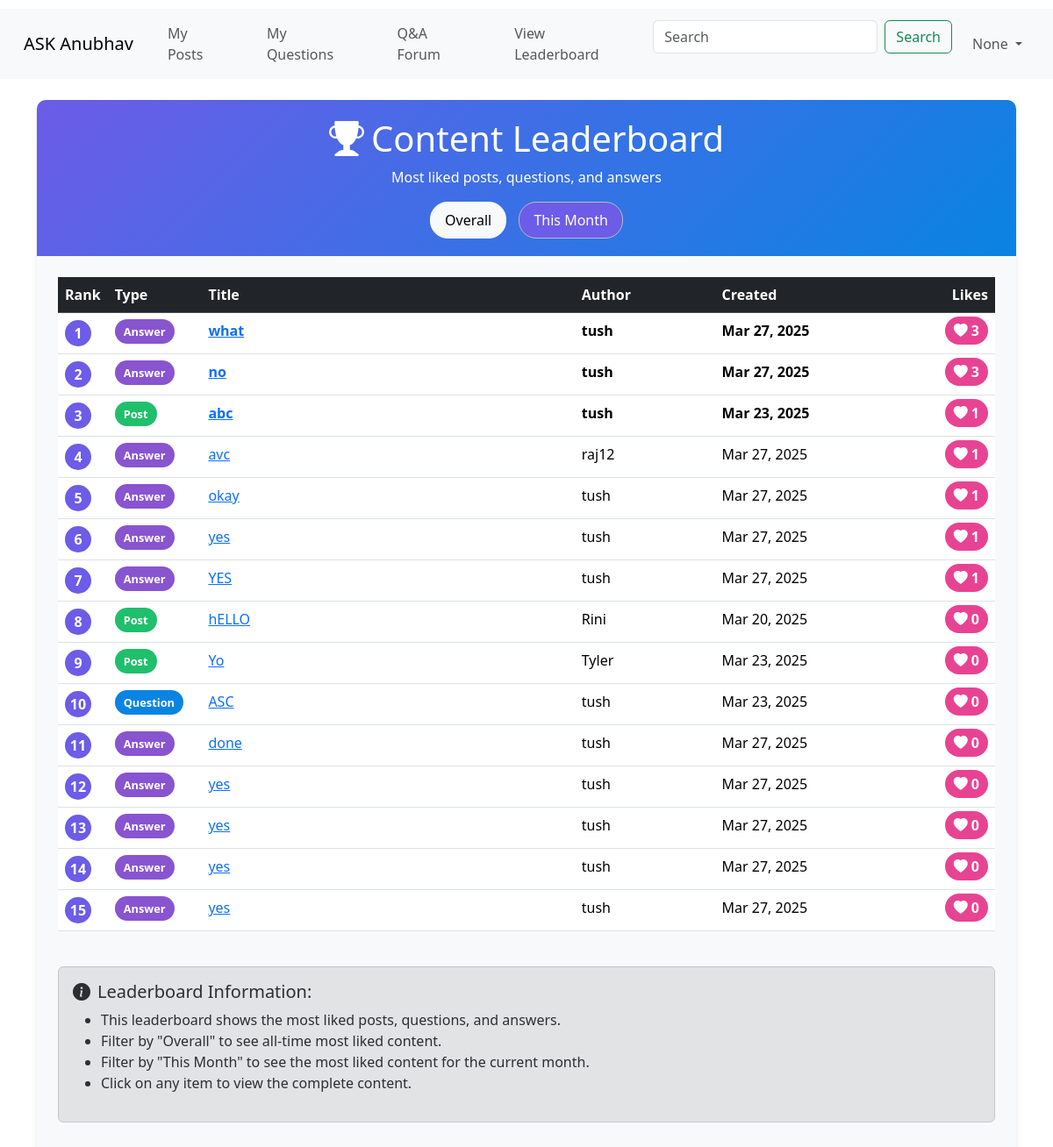
Before: /leaderboard?filter=month with the older database file.
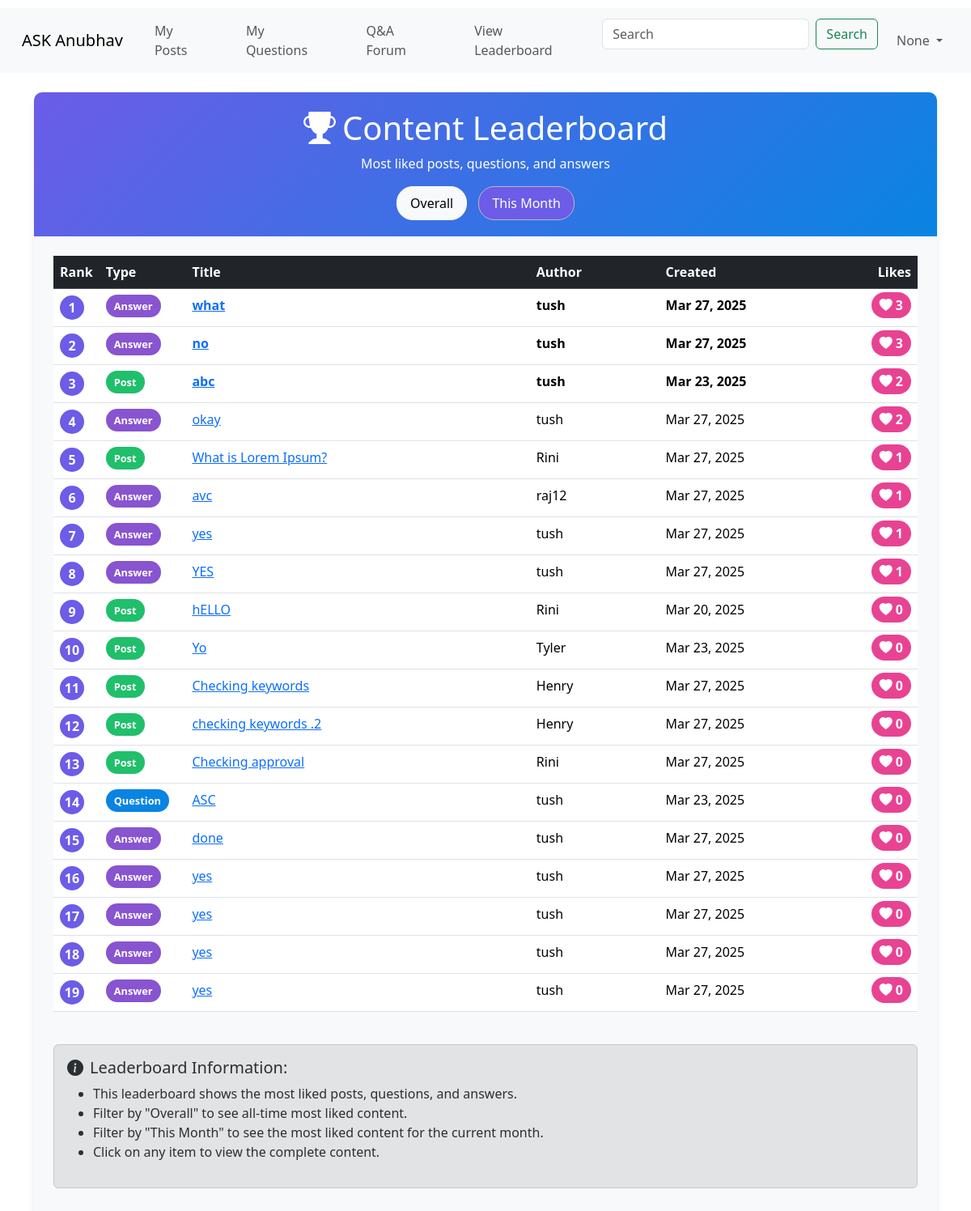
After: the same page with the newer database file.
### merged.py (models this page shows, shortened)
class User(db.Model):
    student_id = db.Column(db.Integer, primary_key=True)
    username = db.Column(db.String(100), nullable=False, unique=True)
    password = db.Column(db.String(100), nullable=False)
    is_faculty = db.Column(db.Boolean, default=False)
    email = db.Column(db.String(120), unique=True)

class Post(db.Model):
    __tablename__ = 'post'
    id = db.Column(db.Integer, primary_key=True)
    title = db.Column(db.String(100), nullable=False)
    body = db.Column(db.Text, nullable=False)
    keywords = db.Column(db.String(255))
    date_of_post = db.Column(db.DateTime, default=lambda: datetime.now(timezone.utc))
    student_id = db.Column(db.Integer, nullable=False)
    like_count = db.Column(db.Integer, default=0)
    tags = db.relationship('Tag', secondary=post_tags, lazy='subquery', backref=db.backref('posts', lazy=True))
    approval = db.relationship('PostApproval', uselist=False, back_populates='post')

### merged.py (the view)
@app.route('/leaderboard')
def leaderboard():
    filter_type = request.args.get('filter', 'overall')
    posts_query = """
        SELECT
            'post' as content_type,
            p.id,
            p.title,
            p.like_count,
            u.username as author,
            p.date_of_post as date_created
        FROM
            post p
        JOIN
            user u ON p.student_id = u.student_id
    """
    questions_query = """
        SELECT
            'question' as content_type,
            q.id,
            q.title,
            q.like_count,
            u.username as author,
            p.date_of_post as date_created
        FROM
            question q
        JOIN
            user u ON q.student_id = u.student_id
        JOIN
            post p ON q.post_id = p.id
    """
    answers_query = """
        SELECT
            'answer' as content_type,
            a.id,
            CASE
                WHEN LENGTH(a.body) > 30 THEN SUBSTR(a.body, 1, 30) || '...'
                ELSE a.body
            END as title,
            a.like_count,
            u.username as author,
            CURRENT_TIMESTAMP as date_created
        FROM
            answer a
        JOIN
            user u ON a.student_id = u.student_id
    """
    if filter_type == 'month':
        first_day = datetime.now().replace(day=1, hour=0, minute=0, second=0, microsecond=0)
        posts_query += f" WHERE p.date_of_post >= '{first_day}'"
        questions_query += f" WHERE p.date_of_post >= '{first_day}'"
    combined_query = f"""
        {posts_query}
        UNION ALL
        {questions_query}
        UNION ALL
        {answers_query}
        ORDER BY like_count DESC
        LIMIT 30
    """
    results = db.session.execute(text(combined_query))
    leaderboard_data = []
    rank = 1
    for row in results:
        leaderboard_data.append({
            'rank': rank,
            'content_type': row.content_type,
            'id': row.id,
            'title': row.title if row.title else 'Untitled',
            'like_count': row.like_count or 0,
            'author': row.author,
            'date_created': row.date_created
        })
        rank += 1
    return render_template('ASK_Anubhav/Student/leaderboard.html', leaderboard=leaderboard_data, filter_type=filter_type, username=session.get('username'))

### merged.py (called while the page is built)
@app.context_processor
def inject_session():
    try:
        return dict(session=session)  # Inject session into all templates
    except Exception as e:
        print("Session not created due to: {str(e)}")
        return dict(session={})

@app.template_filter('datetime')
def format_datetime(value):
    if not value:
        return ""
    if isinstance(value, str):
        try:
            value = datetime.fromisoformat(value.replace('Z', '+00:00'))
        except Exception:
            try:
                value = datetime.strptime(value, '%Y-%m-%d %H:%M:%S')
            except Exception:
                return value
    return value.strftime('%b %d, %Y')

### templates/ASK_Anubhav/Student/leaderboard.html (shortened to what this page needs)
<!DOCTYPE html>
<html lang="en">
<head>
  <link rel="stylesheet" href="{{ url_for('static', filename='style.css') }}">
  <link href="https://cdn.jsdelivr.net/npm/bootstrap@5.3.3/dist/css/bootstrap.min.css" rel="stylesheet">
  <link href="https://cdn.jsdelivr.net/npm/bootstrap-icons/font/bootstrap-icons.css" rel="stylesheet">
</head>
<body>
    <nav class="navbar navbar-expand-lg bg-body-tertiary">
        <div class="container-fluid">
          <a class="navbar-brand" href="{{ url_for('index') }}">ASK Anubhav</a>
          <div class="collapse navbar-collapse" id="navbarSupportedContent">
            <ul class="navbar-nav me-auto mb-2 mb-lg-0">
              <li class="nav-item">
                <a class="nav-link" aria-current="page" href="{{ url_for('my_posts') }}">My Posts</a>
              </li>
              <li class="nav-item">
                <a class="nav-link" href="{{ url_for('my_questions') }}">My Questions</a>
              </li>
              <li class="nav-item">
                <a class="nav-link" href="{{ url_for('qa_forum') }}">Q&A Forum</a>
              </li>
              <li class="nav-item">
                <a class="nav-link" href="{{ url_for('leaderboard') }}">View Leaderboard</a>
              </li>
            </ul>
            <form class="d-flex mb-3" method="GET" action="{{ url_for('index') }}">
              <input class="form-control me-2" type="search" name="search" placeholder="Search" value="{{ search_query }}"
                aria-label="Search">
              <button class="btn btn-outline-success" type="submit">Search</button>
            </form>
            <ul class="navbar-nav">
              <li class="nav-item dropdown">
                <a class="nav-link dropdown-toggle" href="#" id="navbarDropdown" role="button" data-bs-toggle="dropdown"
                  aria-expanded="false">
                  {{ username }}
                </a>
              </li>
            </ul>
          </div>
        </div>
      </nav>
  <div class="container mt-4">
      <div class="leaderboard-card">
          <div class="leaderboard-header">
              <h1><i class="bi bi-trophy-fill me-2"></i>Content Leaderboard</h1>
              <p class="mb-0">Most liked posts, questions, and answers</p>
              <div class="mt-3">
                  <a href="{{ url_for('leaderboard', filter='overall') }}"
                     class="btn btn-light filter-btn {% if filter_type == 'overall' %}active{% endif %}">
                      Overall
                  </a>
                  <a href="{{ url_for('leaderboard', filter='month') }}"
                     class="btn btn-light filter-btn {% if filter_type == 'month' %}active{% endif %}">
                      This Month
                  </a>
              </div>
          </div>
          <div class="p-4">
              {% if leaderboard %}
                  <div class="table-responsive">
                      <table class="table table-hover">
                          <thead class="table-dark">
                              <tr>
                                  <th width="5%">Rank</th>
                                  <th width="10%">Type</th>
                                  <th width="40%">Title</th>
                                  <th width="15%">Author</th>
                                  <th width="15%">Created</th>
                                  <th width="15%" class="text-end">Likes</th>
                              </tr>
                          </thead>
                          <tbody>
                              {% for item in leaderboard %}
                                  <tr class="{% if item.rank == 1 %}rank-1{% elif item.rank == 2 %}rank-2{% elif item.rank == 3 %}rank-3{% endif %}">
                                      <td>
                                          <div class="rank-badge">{{ item.rank }}</div>
                                      </td>
                                      <td>
                                          <span class="type-badge type-{{ item.content_type }}">
                                              {{ item.content_type|capitalize }}
                                          </span>
                                      </td>
                                      <td>
                                        {% if item.content_type == 'post' %}
                                            <a href="{{ url_for('view_post', post_id=item.id) }}">{{ item.title }}</a>
                                        {% elif item.content_type == 'question' %}
                                            <a href="{{ url_for('qa_forum') }}#question-{{ item.id }}">{{ item.title }}</a>
                                        {% else %}
                                            <a href="{{ url_for('qa_forum') }}#answer-{{ item.id }}">{{ item.title }}</a>
                                        {% endif %}
                                    </td>
                                      <td>{{ item.author }}</td>
                                      <td>{{ item.date_created|datetime }}</td>
                                      <td class="text-end">
                                          <span class="like-badge">
                                              <i class="bi bi-heart-fill me-1"></i>{{ item.like_count }}
                                          </span>
                                      </td>
                                  </tr>
                              {% endfor %}
                          </tbody>
                      </table>
                  </div>
              {% else %}
                  <div class="alert alert-info">
                      <i class="bi bi-info-circle-fill me-2"></i>No liked content found for the selected period.
                  </div>
              {% endif %}
              <div class="mt-4 alert alert-secondary">
                  <h5><i class="bi bi-info-circle-fill me-2"></i>Leaderboard Information:</h5>
                  <ul>
                      <li>This leaderboard shows the most liked posts, questions, and answers.</li>
                      <li>Filter by "Overall" to see all-time most liked content.</li>
                      <li>Filter by "This Month" to see the most liked content for the current month.</li>
                      <li>Click on any item to view the complete content.</li>
                  </ul>
              </div>
          </div>
      </div>
  </div>
</body>
</html>

### static/ASK_Anubhav/style.css (style rules this page uses)
:root { --color-bg: #69F7BE; --color-text-main: #000000; --color-primary: #FFFF00; --wrapper-height: 87vh; --image-max-width: 300px; --image-margin: 3rem; --font-family: "HK Grotesk"; --font-family-header: "HK Grotesk"; }
* { box-sizing: border-box; }
body { font-family: HK Grotesk; background-color: var(--color-bg); }
button, input { font-family: inherit; font-size: 100%; background: #FFFFFF; border: 1px solid #000000; box-sizing: border-box; border-radius: 4px; padding: 0.5rem 1rem; transition: 500ms; }
nav { margin-top: 10px; position: relative; }
nav a { margin: 0 15px; text-decoration: none; color: #333; font-size: 1.2em; transition: color 0.3s; }

### templates/ASK_Anubhav/Student/leaderboard.html (style rules this page uses)
.leaderboard-card { background-color: #f8f9fa; border-radius: 10px; box-shadow: 0 4px 6px rgba(0, 0, 0, 0.1); overflow: hidden; }
.leaderboard-header { background: linear-gradient(135deg, #6c5ce7, #0984e3); color: white; padding: 20px; text-align: center; }
.type-badge { padding: 5px 10px; border-radius: 20px; font-size: 0.8rem; font-weight: bold; }
.type-post { background-color: #20bf6b; color: white; }
.type-question { background-color: #0984e3; color: white; }
.type-answer { background-color: #8854d0; color: white; }
.like-badge { background-color: #e84393; color: white; border-radius: 20px; padding: 5px 10px; font-weight: bold; }
.rank-badge { background-color: #6c5ce7; color: white; border-radius: 50%; width: 30px; height: 30px; display: flex; align-items: center; justify-content: center; font-weight: bold; }
.rank-1, .rank-2, .rank-3 { font-weight: bold; }
.rank-1 { background-color: rgba(255, 215, 0, 0.2); }
.rank-2 { background-color: rgba(192, 192, 192, 0.2); }
.rank-3 { background-color: rgba(205, 127, 50, 0.2); }
.filter-btn { border-radius: 20px; padding: 8px 16px; margin: 0 5px; }
.filter-btn.active { background-color: #6c5ce7; color: white; }

Changed rows visible on the page:
computed for User "tush": rank "5" → "4"; like_count "1" → "2"; rank "6" → "7"; rank "7" → "8"; rank "10" → "14"; rank "11" → "15"; rank "12" → "16"; rank "13" → "17"; rank "14" → "18"; rank "15" → "19"
changed Post "abc": like_count "1" → "2"
added Post: rank "5", content_type "Post", title "What is Lorem Ipsum?", author "Rini", date_created "Mar 27, 2025", like_count "1"
computed for User "raj12": rank "4" → "6"
computed for Post "hELLO": rank "8" → "9"
computed for Post "Yo": rank "9" → "10"
added Post: rank "11", content_type "Post", title "Checking keywords", author "Henry", date_created "Mar 27, 2025", like_count "0"
added Post: rank "12", content_type "Post", title "checking keywords .2", author "Henry", date_created "Mar 27, 2025", like_count "0"
added Post: rank "13", content_type "Post", title "Checking approval", author "Rini", date_created "Mar 27, 2025", like_count "0"
